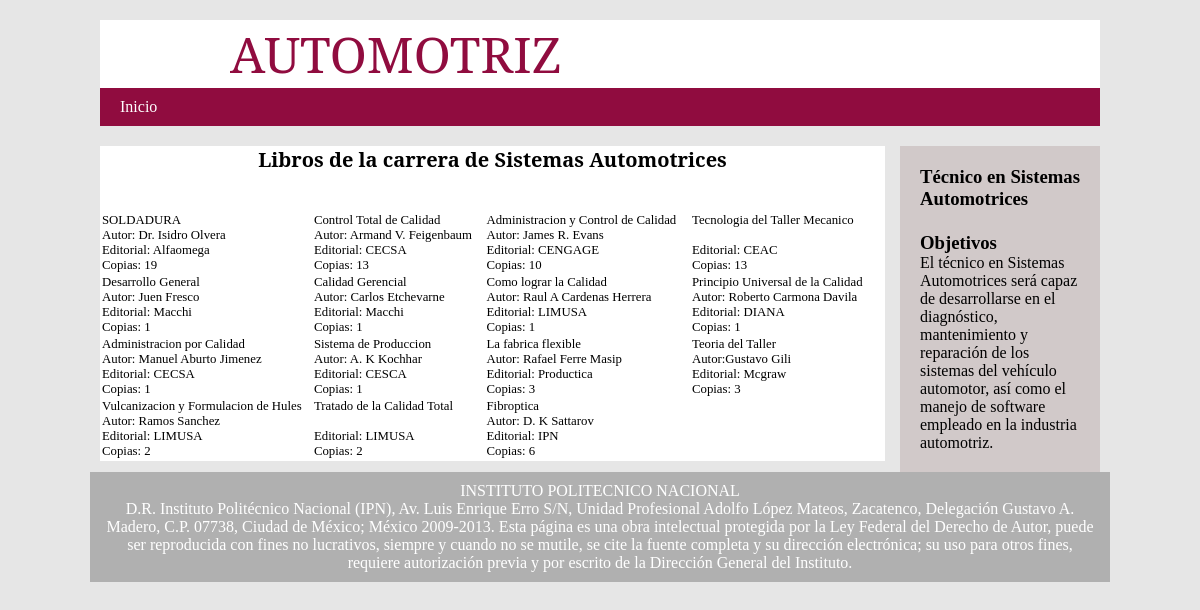
Screenshot of /PHP/automotriz.php with the database file from the repository.
### tables this page shows
CREATE TABLE IF NOT EXISTS `automotriz` (
  `id` int(11) NOT NULL,
  `fila1` varchar(500) NOT NULL,
  `fila2` varchar(500) NOT NULL,
  `fila3` varchar(500) NOT NULL,
  `fila4` varchar(500) NOT NULL,
  PRIMARY KEY (`id`)
);

### PHP/automotriz.php (the view, shortened to what this page needs)
<!DOCTYPE html>
<html>
<head>
		<link rel="stylesheet" type="text/css" href="../css/estilo.css">
</head>
<body>
	<header>
<div class="title">&nbsp;&nbsp;&nbsp;&nbsp;&nbsp;&nbsp;&nbsp;&nbsp;&nbsp; AUTOMOTRIZ</div>
	<nav>
		<ul>
		<li><A HREF="../Index/index.php" >Inicio</a></li>
	</nav>
	</header>
	<section class="main">
		<section class="articles">
			<h2>Libros de la carrera de Sistemas Automotrices</h2><br><br>
			<p>
        <?php
          $idCone = conexion();
echo "<Table HEIGHT=100% WIDTH=100% ALIGN='CENTER'><TR>";
          $SQL="SELECT A.fila1,A.fila2,A.fila3,A.fila4
from automotriz as A;";
          $Registro = mysqli_query($idCone,$SQL);
          while($Fila = mysqli_fetch_array($Registro))
           {
                  echo "<tr>"."<Td>" .$Fila['fila1']. "</a>"."</td>";
                  echo "<Td>" .$Fila['fila2']. "</a>"."</td>";
                  echo "<Td>" .$Fila['fila3']. "</a>"."</td>";
                  echo "<Td>" .$Fila['fila4']. "</a>"."</td>";
            }
           echo "</Table>";
           ?>
		</section>
		<aside>
			<h3>Técnico en Sistemas Automotrices<br><br>Objetivos<br></h3>
				 <p>El técnico en Sistemas Automotrices será capaz de desarrollarse en el diagnóstico, mantenimiento y reparación de los sistemas del vehículo automotor, así como el manejo de software empleado en la industria automotriz.</p>
		</aside>
	</section>
                   <br><br>
	<footer>
		<p> INSTITUTO POLITECNICO NACIONAL<br>
			D.R. Instituto Politécnico Nacional (IPN), Av. Luis Enrique Erro S/N, Unidad Profesional Adolfo López Mateos, Zacatenco, Delegación Gustavo A. Madero, C.P. 07738, Ciudad de México; México 2009-2013.
Esta página es una obra intelectual protegida por la Ley Federal del Derecho de Autor, puede ser reproducida con fines no lucrativos, siempre y cuando no se mutile, se cite la fuente completa y su dirección electrónica; su uso para otros fines, requiere autorización previa y por escrito de la Dirección General del Instituto.</p>
	</footer>
</body>
</html>

### CSS/estilo.css (style rules this page uses)
* { margin: 0; padding: 0; }
body { background: #e6e6e6; }
header,.main,footer { background: #fff; width: 90%; max-width: 1000px; margin:20px auto; }
header nav { text-aling: center; background: #900C3F; overflow: hidden; clear: both; font-family: "Serif"; }
header nav ul { list-style: none; }
header nav ul li { float: left; }
header nav ul li a { padding: 10px 20px; display: block; color: #fff; text-decoration: none; font-family: Serif; }
.main .articles { width: 78.5%; margin-right: 1.5%; float: left; background: #fff; }
aside { width: 20%; background:#D1C9C9; float: left; padding: 20px; box-sizing: border-box; }
footer { background:#B0B0B0; color: #FFFFFF; clear: both; padding: 10px 10px; text-align: center; font-family: Serif; }
.main .articles table { background-color: #fff; }
.main .articles h2 { font-size: 20px; text-align: center; font-family: "Serif"; }
.main .articles table td { padding: 0px; margin: 0px; font-size:0.8em; font-family: Serif; -webkit-transition: all .15s ease; }
div.title { display: line; padding: 0; margin:0; font-size: 50px; text-align: left; color:#900C3F; font-family: "Serif"; }

### rows the page displays
automotriz: fila1 "SOLDADURA Autor: Dr. Isidro Olvera Editorial: Alfaomega Copias: 19", fila2 "Control Total de Calidad Autor: Armand V. Feigenbaum Editorial: CECSA Copias: 13", fila3 "Administracion y Control de Calidad Autor: James R. Evans Editorial: CENGAGE Copias: 10", fila4 "Tecnologia del Taller Mecanico Editorial: CEAC Copias: 13"
automotriz: fila1 "Desarrollo General Autor: Juen Fresco Editorial: Macchi Copias: 1", fila2 "Calidad Gerencial Autor: Carlos Etchevarne Editorial: Macchi Copias: 1", fila3 "Como lograr la Calidad Autor: Raul A Cardenas Herrera Editorial: LIMUSA Copias: 1", fila4 "Principio Universal de la Calidad Autor: Roberto Carmona Davila Editorial: DIANA Copias: 1"
automotriz: fila1 "Administracion por Calidad Autor: Manuel Aburto Jimenez Editorial: CECSA Copias: 1", fila2 "Sistema de Produccion Autor: A. K Kochhar Editorial: CESCA Copias: 1", fila3 "La fabrica flexible Autor: Rafael Ferre Masip Editorial: Productica Copias: 3", fila4 "Teoria del Taller Autor:Gustavo Gili Editorial: Mcgraw Copias: 3"
automotriz: fila1 "Vulcanizacion y Formulacion de Hules Autor: Ramos Sanchez Editorial: LIMUSA Copias: 2", fila2 "Tratado de la Calidad Total Editorial: LIMUSA Copias: 2", fila3 "Fibroptica Autor: D. K Sattarov Editorial: IPN Copias: 6"
